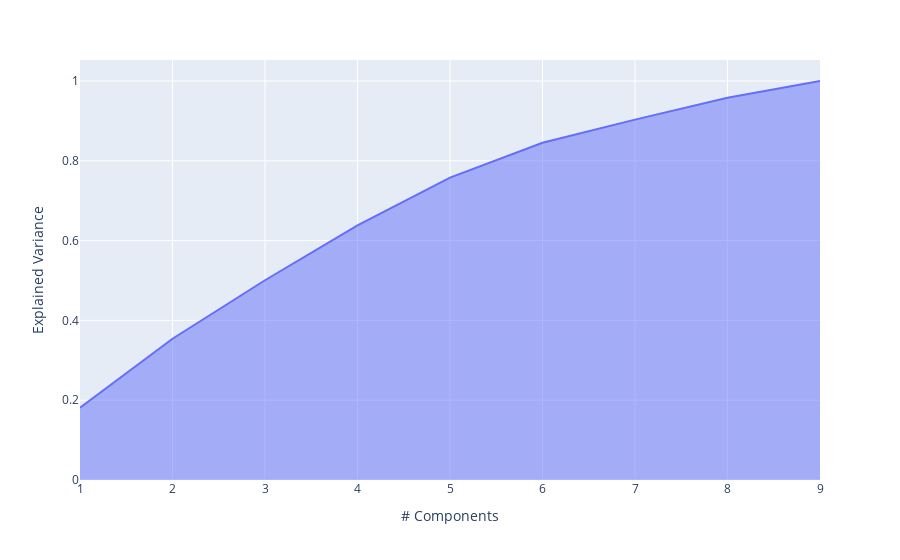

This figure's notebook cell:
### Code cell
import plotly.express as px

px.area(
    x=range(1, exp_var_cumul.shape[0] + 1),
    y=exp_var_cumul,
    labels={"x": "# Components", "y": "Explained Variance"}
)

### Figure 1 — Plotly figure (JSON) as saved in the notebook; plotly's stock layout.template omitted (floating-point values rounded to 4 significant figures)
{"data": [{"fillpattern": {"shape": ""}, "hovertemplate": "# Components=%{x}<br>Explained Variance=%{y}<extra></extra>", "legendgroup": "", "line": {"color": "#636efa"}, "marker": {"symbol": "circle"}, "mode": "lines", "name": "", "orientation": "v", "showlegend": false, "stackgroup": "1", "type": "scatter", "x": [1, 2, 3, 4, 5, 6, 7, 8, 9], "xaxis": "x", "y": [0.1813, 0.354, 0.5006, 0.6379, 0.758, 0.8452, 0.9032, 0.9578, 1.0], "yaxis": "y"}], "layout": {"legend": {"tracegroupgap": 0}, "margin": {"t": 60}, "xaxis": {"anchor": "y", "domain": [0, 1], "title": {"text": "# Components"}}, "yaxis": {"anchor": "x", "domain": [0, 1], "title": {"text": "Explained Variance"}}}}
